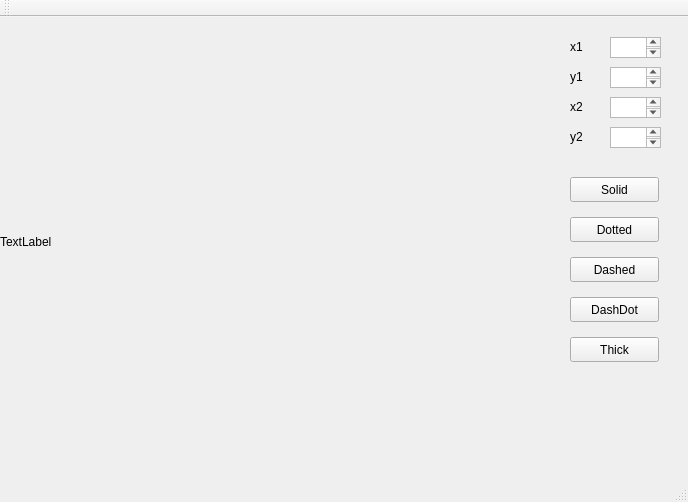
<?xml version="1.0" encoding="UTF-8"?>
<ui version="4.0">
 <class>MainWindow</class>
 <widget class="QMainWindow" name="MainWindow">
  <property name="geometry">
   <rect>
    <x>0</x>
    <y>0</y>
    <width>688</width>
    <height>502</height>
   </rect>
  </property>
  <property name="windowTitle">
   <string>MainWindow</string>
  </property>
  <widget class="QWidget" name="centralWidget">
   <widget class="QLabel" name="label">
    <property name="geometry">
     <rect>
      <x>0</x>
      <y>0</y>
      <width>450</width>
      <height>450</height>
     </rect>
    </property>
    <property name="text">
     <string>TextLabel</string>
    </property>
   </widget>
   <widget class="QTextEdit" name="textEdit">
    <property name="geometry">
     <rect>
      <x>610</x>
      <y>20</y>
      <width>51</width>
      <height>21</height>
     </rect>
    </property>
   </widget>
   <widget class="QTextEdit" name="textEdit_2">
    <property name="geometry">
     <rect>
      <x>610</x>
      <y>50</y>
      <width>51</width>
      <height>21</height>
     </rect>
    </property>
   </widget>
   <widget class="QTextEdit" name="textEdit_3">
    <property name="geometry">
     <rect>
      <x>610</x>
      <y>80</y>
      <width>51</width>
      <height>21</height>
     </rect>
    </property>
   </widget>
   <widget class="QTextEdit" name="textEdit_4">
    <property name="geometry">
     <rect>
      <x>610</x>
      <y>110</y>
      <width>51</width>
      <height>21</height>
     </rect>
    </property>
   </widget>
   <widget class="QLabel" name="label_2">
    <property name="geometry">
     <rect>
      <x>570</x>
      <y>20</y>
      <width>31</width>
      <height>20</height>
     </rect>
    </property>
    <property name="text">
     <string>x1</string>
    </property>
   </widget>
   <widget class="QLabel" name="label_3">
    <property name="geometry">
     <rect>
      <x>570</x>
      <y>50</y>
      <width>31</width>
      <height>20</height>
     </rect>
    </property>
    <property name="text">
     <string>y1</string>
    </property>
   </widget>
   <widget class="QLabel" name="label_4">
    <property name="geometry">
     <rect>
      <x>570</x>
      <y>80</y>
      <width>31</width>
      <height>20</height>
     </rect>
    </property>
    <property name="text">
     <string>x2</string>
    </property>
   </widget>
   <widget class="QLabel" name="label_5">
    <property name="geometry">
     <rect>
      <x>570</x>
      <y>110</y>
      <width>31</width>
      <height>20</height>
     </rect>
    </property>
    <property name="text">
     <string>y2</string>
    </property>
   </widget>
   <widget class="QPushButton" name="pushButton">
    <property name="geometry">
     <rect>
      <x>570</x>
      <y>160</y>
      <width>89</width>
      <height>25</height>
     </rect>
    </property>
    <property name="text">
     <string>Solid</string>
    </property>
   </widget>
   <widget class="QPushButton" name="pushButton_2">
    <property name="geometry">
     <rect>
      <x>570</x>
      <y>200</y>
      <width>89</width>
      <height>25</height>
     </rect>
    </property>
    <property name="text">
     <string>Dotted</string>
    </property>
   </widget>
   <widget class="QPushButton" name="pushButton_3">
    <property name="geometry">
     <rect>
      <x>570</x>
      <y>240</y>
      <width>89</width>
      <height>25</height>
     </rect>
    </property>
    <property name="text">
     <string>Dashed</string>
    </property>
   </widget>
   <widget class="QPushButton" name="pushButton_4">
    <property name="geometry">
     <rect>
      <x>570</x>
      <y>280</y>
      <width>89</width>
      <height>25</height>
     </rect>
    </property>
    <property name="text">
     <string>DashDot</string>
    </property>
   </widget>
   <widget class="QPushButton" name="pushButton_5">
    <property name="geometry">
     <rect>
      <x>570</x>
      <y>320</y>
      <width>89</width>
      <height>25</height>
     </rect>
    </property>
    <property name="text">
     <string>Thick</string>
    </property>
   </widget>
  </widget>
  <widget class="QMenuBar" name="menuBar">
   <property name="geometry">
    <rect>
     <x>0</x>
     <y>0</y>
     <width>688</width>
     <height>22</height>
    </rect>
   </property>
  </widget>
  <widget class="QToolBar" name="mainToolBar">
   <attribute name="toolBarArea">
    <enum>TopToolBarArea</enum>
   </attribute>
   <attribute name="toolBarBreak">
    <bool>false</bool>
   </attribute>
  </widget>
  <widget class="QStatusBar" name="statusBar"/>
 </widget>
 <layoutdefault spacing="6" margin="11"/>
 <resources/>
 <connections/>
</ui>
